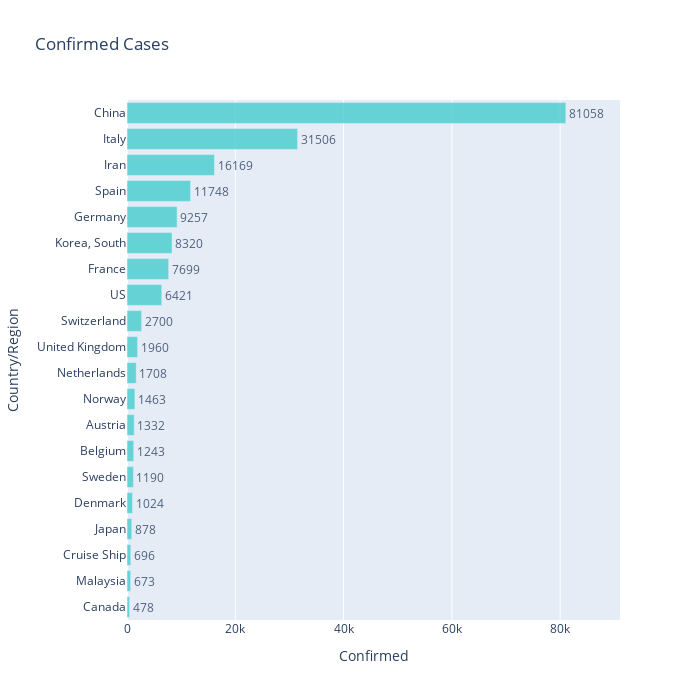

Source (notebook cell):
### Markdown cell above
### 확진자 그래프

### Code cell
flg = full_latest_grouped
fig = px.bar(flg.sort_values('Confirmed', ascending=False).head(20).sort_values('Confirmed', ascending=True), 
             x="Confirmed", y="Country/Region", title='Confirmed Cases', text='Confirmed', orientation='h', 
             width=700, height=700, range_x = [0, max(flg['Confirmed'])+10000])
fig.update_traces(marker_color='#46cdcf', opacity=0.8, textposition='outside')
fig.show()

### Figure 1 — Plotly figure (JSON) as saved in the notebook; plotly's stock layout.template omitted (floating-point values rounded to 4 significant figures)
{"data": [{"alignmentgroup": "True", "hoverlabel": {"namelength": 0}, "hovertemplate": "Confirmed=%{text}<br>Country/Region=%{y}", "legendgroup": "", "marker": {"color": "#46cdcf"}, "name": "", "offsetgroup": "", "opacity": 0.8, "orientation": "h", "showlegend": false, "text": [478, 673, 696, 878, 1024, 1190, 1243, 1332, 1463, 1708, 1960, 2700, 6421, 7699, 8320, 9257, 11748, 16169, 31506, 81058], "textposition": "outside", "type": "bar", "x": [478, 673, 696, 878, 1024, 1190, 1243, 1332, 1463, 1708, 1960, 2700, 6421, 7699, 8320, 9257, 11748, 16169, 31506, 81058], "xaxis": "x", "y": ["Canada", "Malaysia", "Cruise Ship", "Japan", "Denmark", "Sweden", "Belgium", "Austria", "Norway", "Netherlands", "United Kingdom", "Switzerland", "US", "France", "Korea, South", "Germany", "Spain", "Iran", "Italy", "China"], "yaxis": "y"}], "layout": {"barmode": "relative", "height": 700, "legend": {"tracegroupgap": 0}, "title": {"text": "Confirmed Cases"}, "width": 700, "xaxis": {"anchor": "y", "domain": [0, 1], "range": [0, 91058], "title": {"text": "Confirmed"}}, "yaxis": {"anchor": "x", "domain": [0, 1], "title": {"text": "Country/Region"}}}}
